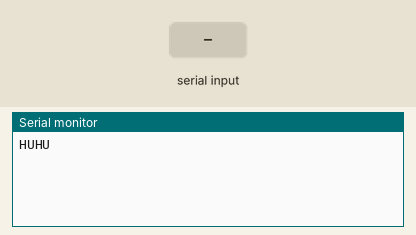
This sketch was run on a simulated Arduino Mega 2560, built with avr-gcc and run on an emulated ATmega2560. On the bench: the last lines printed to the serial monitor. The inputs (shaded band) are chosen by the test bench.

Above: at 1.2 s.
1.3 s: "1" received over the second serial link
At 2.3 s:
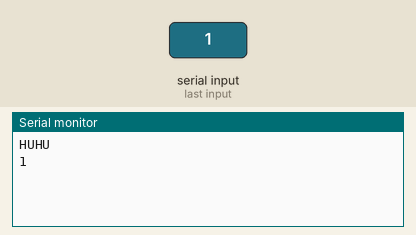
2.8 s: "0" received over the second serial link
At 3.5 s:
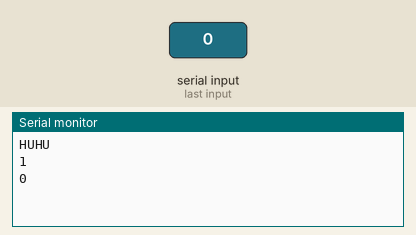

The sketch:

NanoSerialAdapter.ino
```cpp
#include <SoftwareSerial.h>

SoftwareSerial Serial2 (8,11);

void setup() {
  Serial.begin(9600);
  Serial2.begin(9600);
  // put your setup code here, to run once:
  Serial.println("HUHU");
}

void loop() {
  if(Serial2.available()){
    while(Serial2.available()) {
      char gelesen = Serial2.read();
      Serial.println(gelesen);
      delay(25);
    }
  }
  if(Serial.available()) {
    while(Serial.available()) {
      delay(5);
      Serial2.write(Serial.read());
    }
  }
}
```

Measured:
- after the input at 1.3 s, the serial monitor: prints a new line at once (image 1)
- after the input at 2.8 s, the serial monitor: prints a new line at once (image 2)
